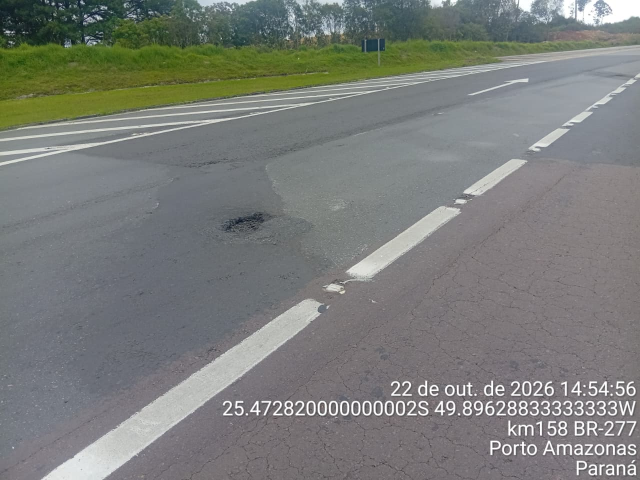
#> input picture testes/amostras/WhatsApp Image 2026-10-22 at 15.05.37.jpeg, 1280 x 960 px (shown at 1/2 size)
$ python -i atualizar_dados.py   (imports and definitions only)
#> lines starting #> are read from the running program, lines starting #| are printed output that depends on the picture
#!/usr/bin/env python3
"""
atualizar_dados.py — alimenta o mapa de calor de intervenções com novos ZIPs de fotos.

Uso:
    python atualizar_dados.py "22-10 - TAPA BURACO.zip" "29-10 - TAPA BURACO.zip"
    python atualizar_dados.py pasta_com_fotos/

O que faz, para cada JPG/JPEG dentro dos ZIPs (ou pastas):
  1. Lê a DATA DA INTERVENÇÃO e as coordenadas, nesta ordem de prioridade:
       a) EXIF da câmera (DateTimeOriginal + GPS) — quando a foto ainda tem EXIF;
       b) carimbo impresso na foto (apps tipo "GPS Map Camera"/"Timestamp Camera"),
          lido por OCR com Tesseract — é o caso das fotos enviadas pelo WhatsApp,
          que perdem todo o EXIF.
     A data de modificação do arquivo NUNCA é usada. O nome "WhatsApp Image <data>"
     só entra como último recurso e fica marcado como data_fonte="nome_arquivo"
     (é a data do envio, não da intervenção).
  2. Ignora fotos já importadas (mesmo conteúdo = mesmo hash SHA-1).
  3. Acrescenta os registros novos em dados.json e regrava dados.js
     (o index.html lê o dados.js, que funciona mesmo abrindo a página por duplo-clique).

Requisitos: Python 3.9+, Pillow, numpy e o Tesseract OCR instalado.
    pip install pillow numpy
    Windows: instalar Tesseract (https://github.com/UB-Mannheim/tesseract/wiki)
             — o script procura em C:\\Program Files\\Tesseract-OCR\\tesseract.exe
    Linux:   sudo apt install tesseract-ocr     macOS: brew install tesseract
"""
import argparse, base64, datetime as dt, hashlib, io, json, os, re, shutil, subprocess, sys, tempfile, zipfile
from concurrent.futures import ThreadPoolExecutor

import numpy as np
from PIL import Image, ImageOps

AQUI = os.path.dirname(os.path.abspath(__file__))
MESES = {"jan": 1, "fev": 2, "mar": 3, "abr": 4, "mai": 5, "jun": 6,
         "jul": 7, "ago": 8, "set": 9, "out": 10, "nov": 11, "dez": 12}

# ------------------------------------------------------------------ Tesseract
def achar_tesseract():
    for c in [shutil.which("tesseract"),
              r"C:\Program Files\Tesseract-OCR\tesseract.exe",
              r"C:\Program Files (x86)\Tesseract-OCR\tesseract.exe",
              "/opt/homebrew/bin/tesseract", "/usr/local/bin/tesseract"]:
        if c and os.path.exists(c):
            return c
    return None

TESS = achar_tesseract()

# ------------------------------------------------------------------ EXIF
# [61 lines left out: functions _rat, ler_exif, preparar, ocr, not called in this run]

NUM = r"\d{1,3}(?:[.,]\d+)?"

def _n(s):
    return float(s.replace(",", "."))

# [93 lines left out: function parse_carimbo, not called in this run]

def coord_ok(lat, lon):
    # caixa ampla do Brasil — descarta leituras absurdas do OCR
    return lat is not None and lon is not None and -34.5 < lat < 6 and -74.5 < lon < -32

PASSES = [(200, 6), (175, 6), (None, 6), (215, 11), (160, 11), (None, 11)]

# [8 lines left out: function candidatos_coord, not called in this run]

def ler_carimbo(im, todas=False):
    if not TESS:
        return None, "", []
    melhor, texto, datas = None, "", []
    for limiar, psm in PASSES:
        txt = ocr(preparar(im, limiar), psm)
        p = parse_carimbo(txt)
        if p["data"]:
            datas.append(p["data"])
        nota = (p["data"] is not None) + 2 * coord_ok(p["lat"], p["lon"])
        if melhor is None or nota > melhor[0]:
            melhor, texto = (nota, p), txt
        if nota == 3 and not todas:
            break
    return melhor[1], texto, datas

# ------------------------------------------------------------------ utilidades
# [194 lines left out: functions data_do_nome, miniatura, processar, coletar, dist_m, revisar_isolados and 2 more, not called in this run]

# [2 lines not run here, left out]

>>> import cv2
>>> picture = cv2.imread('testes/amostras/WhatsApp Image 2026-10-22 at 15.05.37.jpeg', cv2.IMREAD_GRAYSCALE)
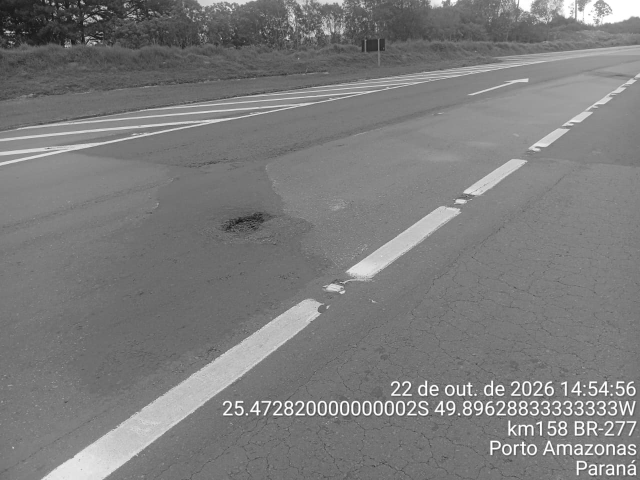
#> picture: shape (960, 1280) (shown at 1/2 size); min 2, max 255, mean 124.2
>>> result = ler_carimbo(picture)

$ run again, on testes/amostras/WhatsApp Image 2026-10-22 at 16.33.36.jpeg
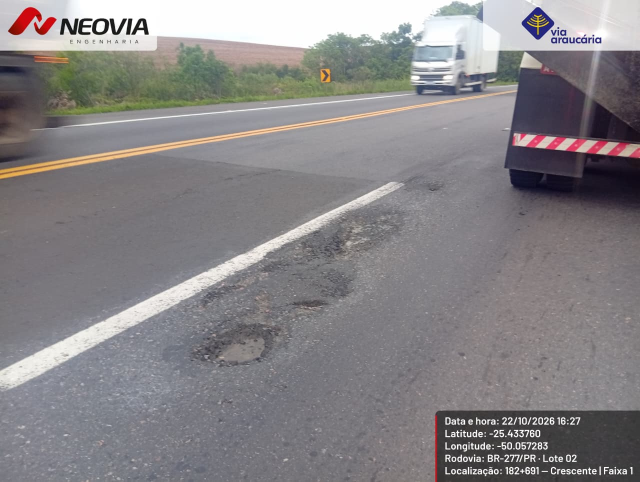
#> input picture testes/amostras/WhatsApp Image 2026-10-22 at 16.33.36.jpeg, 1280 x 963 px (shown at 1/2 size)
#> `picture = cv2.imread('testes/amostras/WhatsApp Image 2026-10-22 at 15...`:
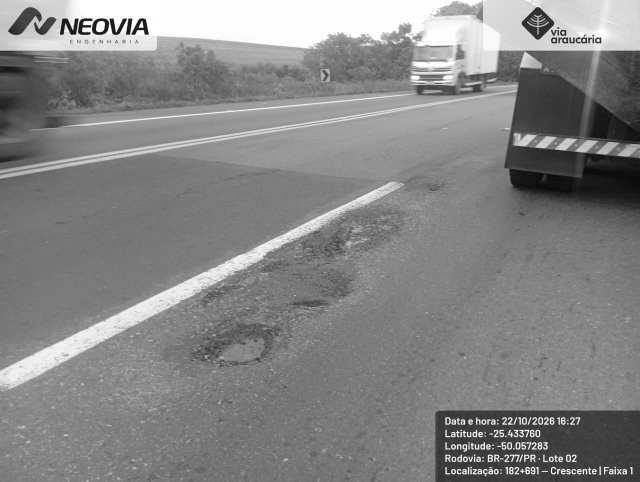
#> picture: shape (963, 1280) (shown at 1/2 size); min 0, max 255, mean 133.6
